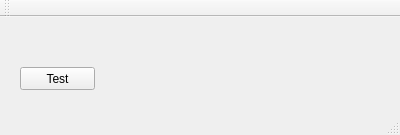
<?xml version="1.0" encoding="UTF-8"?>
<ui version="4.0">
 <class>MainWindow</class>
 <widget class="QMainWindow" name="MainWindow">
  <property name="geometry">
   <rect>
    <x>0</x>
    <y>0</y>
    <width>400</width>
    <height>135</height>
   </rect>
  </property>
  <property name="windowTitle">
   <string>MainWindow</string>
  </property>
  <widget class="QWidget" name="centralWidget">
   <widget class="QPushButton" name="pushButton">
    <property name="geometry">
     <rect>
      <x>20</x>
      <y>50</y>
      <width>75</width>
      <height>23</height>
     </rect>
    </property>
    <property name="text">
     <string>Test</string>
    </property>
   </widget>
  </widget>
  <widget class="QMenuBar" name="menuBar">
   <property name="geometry">
    <rect>
     <x>0</x>
     <y>0</y>
     <width>400</width>
     <height>18</height>
    </rect>
   </property>
  </widget>
  <widget class="QToolBar" name="mainToolBar">
   <attribute name="toolBarArea">
    <enum>TopToolBarArea</enum>
   </attribute>
   <attribute name="toolBarBreak">
    <bool>false</bool>
   </attribute>
  </widget>
  <widget class="QStatusBar" name="statusBar"/>
 </widget>
 <layoutdefault spacing="6" margin="11"/>
 <resources/>
 <connections/>
</ui>
